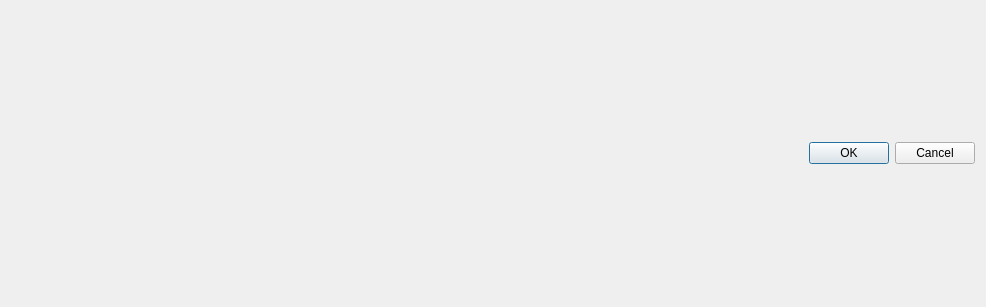
<?xml version="1.0" encoding="UTF-8"?>
<ui version="4.0">
 <class>BaseDialogView</class>
 <widget class="QDialog" name="BaseDialogView">
  <property name="geometry">
   <rect>
    <x>0</x>
    <y>0</y>
    <width>986</width>
    <height>307</height>
   </rect>
  </property>
  <property name="windowTitle">
   <string>Dialog</string>
  </property>
  <layout class="QVBoxLayout" name="verticalLayout">
   <item>
    <widget class="QDialogButtonBox" name="buttonBox_exit">
     <property name="standardButtons">
      <set>QDialogButtonBox::StandardButton::Cancel|QDialogButtonBox::StandardButton::Ok</set>
     </property>
    </widget>
   </item>
  </layout>
 </widget>
 <resources/>
 <connections/>
</ui>
